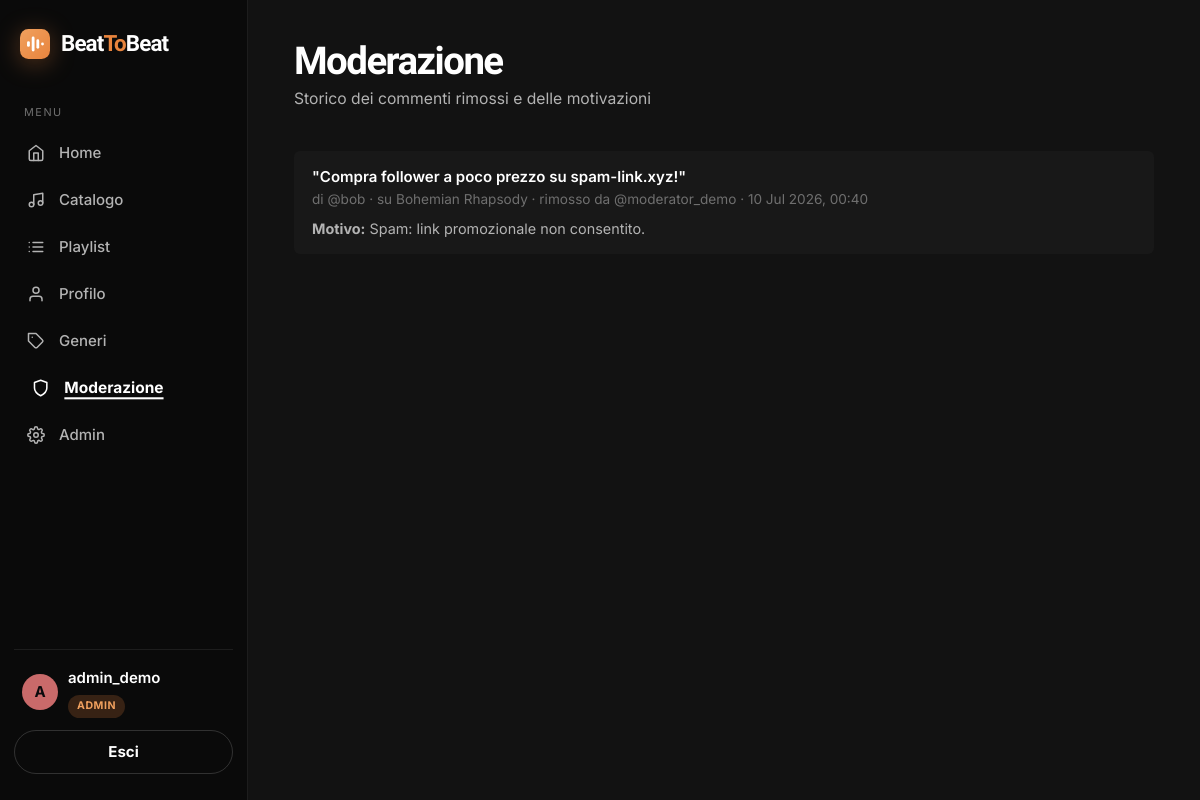
Page /music/moderation/ (signed in) on the committed database.
### accounts/models.py (models this page shows, shortened)
class CustomUser(AbstractUser):
    class Role(models.TextChoices):
        LISTENER = 'listener', 'Listener'
        CURATOR = 'curator', 'Curator'
        MODERATOR = 'moderator', 'Moderator'
    role = models.CharField(
        max_length=20,
        choices=Role.choices,
        default=Role.LISTENER,
    )
    bio = models.TextField(blank=True)
    birth_date = models.DateField(null=True, blank=True)
    favorite_genre = models.ForeignKey(
        'music.Genre',
        on_delete=models.SET_NULL,
        null=True,
        blank=True,
        related_name='fans',
    )
    AVATAR_COLORS = ['#f0803c', '#e0a15e', '#81b29a', '#6a8ec9', '#b07ba0', '#c96a6a']
    @property
    def avatar_color(self):
        return self.AVATAR_COLORS[sum(ord(c) for c in self.username) % len(self.AVATAR_COLORS)]
    @property
    def initial(self):
        return self.username[0].upper() if self.username else '?'
    @property
    def is_curator(self):
        return self.role == self.Role.CURATOR or self.is_superuser
    @property
    def is_moderator(self):
        return self.role == self.Role.MODERATOR or self.is_superuser

### music/models.py (models this page shows, shortened)
class ModerationReport(models.Model):
    moderator = models.ForeignKey(
        settings.AUTH_USER_MODEL,
        on_delete=models.SET_NULL,
        null=True,
        related_name='moderation_reports',
    )
    comment_author = models.ForeignKey(
        settings.AUTH_USER_MODEL,
        on_delete=models.SET_NULL,
        null=True,
        blank=True,
        related_name='reported_comments',
    )
    song = models.ForeignKey(Song, on_delete=models.SET_NULL, null=True, blank=True)
    comment_text = models.TextField()
    reason = models.TextField()
    created_at = models.DateTimeField(auto_now_add=True)
    class Meta:
        ordering = ['-created_at']

class Song(models.Model):
    title = models.CharField(max_length=200)
    artist = models.CharField(max_length=200)
    genre = models.ForeignKey(
        Genre,
        on_delete=models.PROTECT,
        related_name='songs',
    )
    added_by = models.ForeignKey(
        settings.AUTH_USER_MODEL,
        on_delete=models.CASCADE,
        related_name='added_songs',
    )
    duration = models.DurationField()
    story = models.TextField(
        blank=True,
        help_text='Un breve racconto sul brano, mostrato nella sua pagina.',
    )
    audio_file = models.FileField(
        upload_to='songs/',
        blank=True,
        null=True,
        validators=[FileExtensionValidator(allowed_extensions=['mp3', 'wav', 'ogg', 'm4a'])],
    )
    likes = models.ManyToManyField(
        settings.AUTH_USER_MODEL,
        related_name='liked_songs',
        blank=True,
    )
    play_count = models.PositiveIntegerField(default=0)
    created_at = models.DateTimeField(auto_now_add=True)
    class Meta:
        ordering = ['-created_at', 'id']

### music/views.py (the view)
# urls.py: path('moderation/', views.moderation_log, name='moderation_log'),
@login_required
def moderation_log(request):
    if not request.user.is_moderator:
        raise PermissionDenied
    reports = ModerationReport.objects.select_related('moderator', 'comment_author', 'song')
    return render(request, 'music/moderation_log.html', {'reports': reports})

### templates/music/moderation_log.html (shortened to what this page needs)
{% extends 'base.html' %}
{% block content %}
<div class="page-header">
	<div>
		<h1 class="page-title">Moderazione</h1>
		<div class="page-subtitle">Storico dei commenti rimossi e delle motivazioni</div>
	</div>
</div>
{% if reports %}
{% for report in reports %}
<div class="list-row">
	<div class="list-main">
		<div class="list-title">"{{ report.comment_text|truncatechars:90 }}"</div>
		<div class="list-meta">
			di @{{ report.comment_author.username|default:"utente eliminato" }}
			{% if report.song %} · su {{ report.song.title }}{% endif %}
			· rimosso da @{{ report.moderator.username|default:"—" }}
			· {{ report.created_at|date:"d M Y, H:i" }}
		</div>
		<div class="report-reason"><strong>Motivo:</strong> {{ report.reason }}</div>
	</div>
</div>
{% endfor %}
{% else %}
<div class="empty">Nessun report: nessun commento è stato ancora rimosso.</div>
{% endif %}
{% endblock %}

### templates/base.html (shortened to what this page needs)
{% load static %}
<!DOCTYPE html>
<html lang="it">
<head>
	<link rel="stylesheet" href="{% static 'css/style.css' %}">
</head>
<body>
	{% block layout %}
	<div class="app-shell">
		<aside class="sidebar">
			<a class="brand" href="{% url 'pages:home' %}">{% include 'partials/logo.html' %}<span>Beat<span class="beat-accent">To</span>Beat</span></a>
			<nav>
				<div class="nav-section-label">Menu</div>
				<a class="nav-item-link {% if request.path == '/' %}active{% endif %}" href="{% url 'pages:home' %}">
					<span class="nav-icon"><svg viewBox="0 0 24 24" fill="none" stroke="currentColor" stroke-width="2" stroke-linecap="round" stroke-linejoin="round"><path d="M3 9l9-7 9 7v11a2 2 0 0 1-2 2H5a2 2 0 0 1-2-2z"/><path d="M9 22V12h6v10"/></svg></span><span class="nav-label">Home</span>
				</a>
				{% if user.is_authenticated %}
				<a class="nav-item-link {% if '/music/songs' in request.path %}active{% endif %}" href="{% url 'music:song_list' %}">
					<span class="nav-icon"><svg viewBox="0 0 24 24" fill="none" stroke="currentColor" stroke-width="2" stroke-linecap="round" stroke-linejoin="round"><path d="M9 18V5l12-2v13"/><circle cx="6" cy="18" r="3"/><circle cx="18" cy="16" r="3"/></svg></span><span class="nav-label">Catalogo</span>
				</a>
				<a class="nav-item-link {% if '/music/playlists' in request.path %}active{% endif %}" href="{% url 'music:playlist_list' %}">
					<span class="nav-icon"></span><span class="nav-label">Playlist</span>
				</a>
				<a class="nav-item-link {% if '/accounts/profile' in request.path %}active{% endif %}" href="{% url 'accounts:profile' %}">
					<span class="nav-icon"><svg viewBox="0 0 24 24" fill="none" stroke="currentColor" stroke-width="2" stroke-linecap="round" stroke-linejoin="round"><path d="M20 21v-2a4 4 0 0 0-4-4H8a4 4 0 0 0-4 4v2"/><circle cx="12" cy="7" r="4"/></svg></span><span class="nav-label">Profilo</span>
				</a>
				{% if user.is_curator %}
				<a class="nav-item-link {% if '/music/genres' in request.path %}active{% endif %}" href="{% url 'music:genre_list' %}">
					<span class="nav-icon"><svg viewBox="0 0 24 24" fill="none" stroke="currentColor" stroke-width="2" stroke-linecap="round" stroke-linejoin="round"><path d="M20.59 13.41l-7.17 7.17a2 2 0 0 1-2.83 0L2 12V2h10l8.59 8.59a2 2 0 0 1 0 2.82z"/><line x1="7" y1="7" x2="7.01" y2="7"/></svg></span><span class="nav-label">Generi</span>
				</a>
				{% endif %}
				{% if user.is_moderator %}
				<a class="nav-item-link {% if '/music/moderation' in request.path %}active{% endif %}" href="{% url 'music:moderation_log' %}">
					<span class="nav-icon"><svg viewBox="0 0 24 24" fill="none" stroke="currentColor" stroke-width="2" stroke-linecap="round" stroke-linejoin="round"><path d="M12 22s8-4 8-10V5l-8-3-8 3v7c0 6 8 10 8 10z"/></svg></span><span class="nav-label">Moderazione</span>
				</a>
				{% endif %}
				{% if user.is_superuser %}
				<a class="nav-item-link" href="{% url 'admin:index' %}">
					<span class="nav-icon"></span><span class="nav-label">Admin</span>
				</a>
				{% endif %}
				{% endif %}
			</nav>
			<div class="sidebar-footer">
				{% if user.is_authenticated %}
				<div class="user-box">
					{% include 'partials/avatar.html' with profile_user=user %}
					<div>
						<div class="user-name">{{ user.username }}</div>
						{% if user.is_superuser %}
						<span class="role-badge admin">Admin</span>
						{% elif user.role == 'curator' %}
						<span class="role-badge curator">Curator</span>
						{% elif user.role == 'moderator' %}
						<span class="role-badge moderator">Moderator</span>
						{% else %}
						<span class="role-badge listener">Listener</span>
						{% endif %}
					</div>
				</div>
				<form method="post" action="{% url 'accounts:logout' %}">
					<button type="submit" class="btn btn-ghost btn-block">Esci</button>
				</form>
				{% else %}
				<a class="btn btn-accent btn-block" href="{% url 'accounts:login' %}">Accedi</a>
				<a class="btn btn-ghost btn-block mt-2" href="{% url 'accounts:signup' %}">Registrati</a>
				{% endif %}
			</div>
		</aside>
		<main class="content-area">
			{% block content %}{% endblock %}
		</main>
	</div>
	{% endblock %}
</body>
</html>

### templates/partials/avatar.html
<span class="avatar {{ size }}" style="background-color: {{ profile_user.avatar_color }};">{{ profile_user.initial }}</span>

### rows in the picture
CustomUser: initial "A", username "admin_demo"
ModerationReport: comment_text "Compra follower a poco prezzo su spam-link.xyz!", comment_author.username "bob", song "Bohemian Rhapsody", moderator.username "moderator_demo", created_at "10 Jul 2026, 00:40", reason "Spam: link promozionale non consentito."
